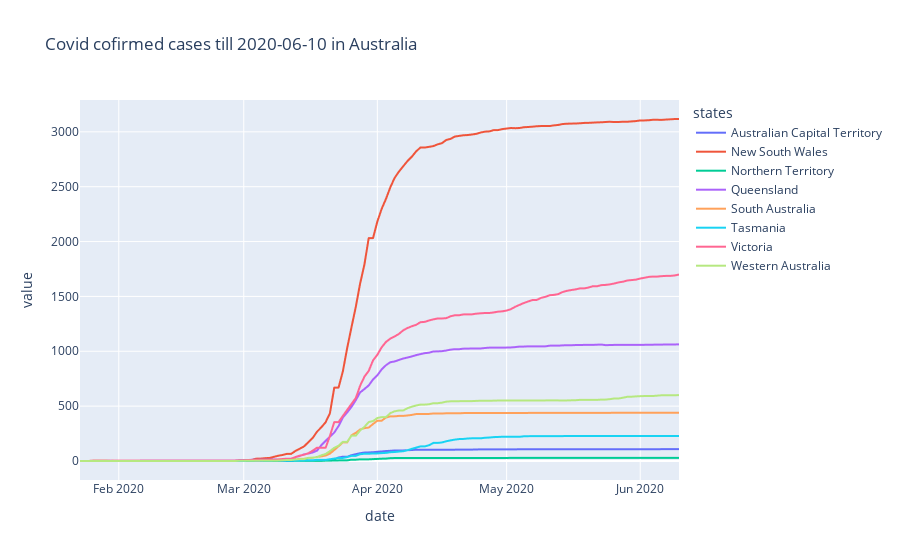

Source (notebook cell):
### Code cell
fig = px.line(total_confirmed_Aus, x='date', y='value', color='states', title='Covid cofirmed cases till 2020-06-10 in Australia')
fig.show()

### Figure 1 — Plotly figure (JSON) as saved in the notebook; plotly's stock layout.template omitted (floating-point values rounded to 4 significant figures; data arrays with more than 128 entries replaced by an {"elided": "..."} marker saying what was removed)
{"data": [{"hovertemplate": "states=Australian Capital Territory<br>date=%{x}<br>value=%{y}<extra></extra>", "legendgroup": "Australian Capital Territory", "line": {"color": "#636efa", "dash": "solid"}, "marker": {"symbol": "circle"}, "mode": "lines", "name": "Australian Capital Territory", "showlegend": true, "type": "scattergl", "x": {"elided": "140 str values"}, "xaxis": "x", "y": {"elided": "140 int values"}, "yaxis": "y"}, {"hovertemplate": "states=New South Wales<br>date=%{x}<br>value=%{y}<extra></extra>", "legendgroup": "New South Wales", "line": {"color": "#EF553B", "dash": "solid"}, "marker": {"symbol": "circle"}, "mode": "lines", "name": "New South Wales", "showlegend": true, "type": "scattergl", "x": {"elided": "140 str values"}, "xaxis": "x", "y": {"elided": "140 int values"}, "yaxis": "y"}, {"hovertemplate": "states=Northern Territory<br>date=%{x}<br>value=%{y}<extra></extra>", "legendgroup": "Northern Territory", "line": {"color": "#00cc96", "dash": "solid"}, "marker": {"symbol": "circle"}, "mode": "lines", "name": "Northern Territory", "showlegend": true, "type": "scattergl", "x": {"elided": "140 str values"}, "xaxis": "x", "y": {"elided": "140 int values"}, "yaxis": "y"}, {"hovertemplate": "states=Queensland<br>date=%{x}<br>value=%{y}<extra></extra>", "legendgroup": "Queensland", "line": {"color": "#ab63fa", "dash": "solid"}, "marker": {"symbol": "circle"}, "mode": "lines", "name": "Queensland", "showlegend": true, "type": "scattergl", "x": {"elided": "140 str values"}, "xaxis": "x", "y": {"elided": "140 int values"}, "yaxis": "y"}, {"hovertemplate": "states=South Australia<br>date=%{x}<br>value=%{y}<extra></extra>", "legendgroup": "South Australia", "line": {"color": "#FFA15A", "dash": "solid"}, "marker": {"symbol": "circle"}, "mode": "lines", "name": "South Australia", "showlegend": true, "type": "scattergl", "x": {"elided": "140 str values"}, "xaxis": "x", "y": {"elided": "140 int values"}, "yaxis": "y"}, {"hovertemplate": "states=Tasmania<br>date=%{x}<br>value=%{y}<extra></extra>", "legendgroup": "Tasmania", "line": {"color": "#19d3f3", "dash": "solid"}, "marker": {"symbol": "circle"}, "mode": "lines", "name": "Tasmania", "showlegend": true, "type": "scattergl", "x": {"elided": "140 str values"}, "xaxis": "x", "y": {"elided": "140 int values"}, "yaxis": "y"}, {"hovertemplate": "states=Victoria<br>date=%{x}<br>value=%{y}<extra></extra>", "legendgroup": "Victoria", "line": {"color": "#FF6692", "dash": "solid"}, "marker": {"symbol": "circle"}, "mode": "lines", "name": "Victoria", "showlegend": true, "type": "scattergl", "x": {"elided": "140 str values"}, "xaxis": "x", "y": {"elided": "140 int values"}, "yaxis": "y"}, {"hovertemplate": "states=Western Australia<br>date=%{x}<br>value=%{y}<extra></extra>", "legendgroup": "Western Australia", "line": {"color": "#B6E880", "dash": "solid"}, "marker": {"symbol": "circle"}, "mode": "lines", "name": "Western Australia", "showlegend": true, "type": "scattergl", "x": {"elided": "140 str values"}, "xaxis": "x", "y": {"elided": "140 int values"}, "yaxis": "y"}], "layout": {"legend": {"title": {"text": "states"}, "tracegroupgap": 0}, "title": {"text": "Covid cofirmed cases till 2020-06-10 in Australia"}, "xaxis": {"anchor": "y", "domain": [0, 1], "title": {"text": "date"}}, "yaxis": {"anchor": "x", "domain": [0, 1], "title": {"text": "value"}}}}
